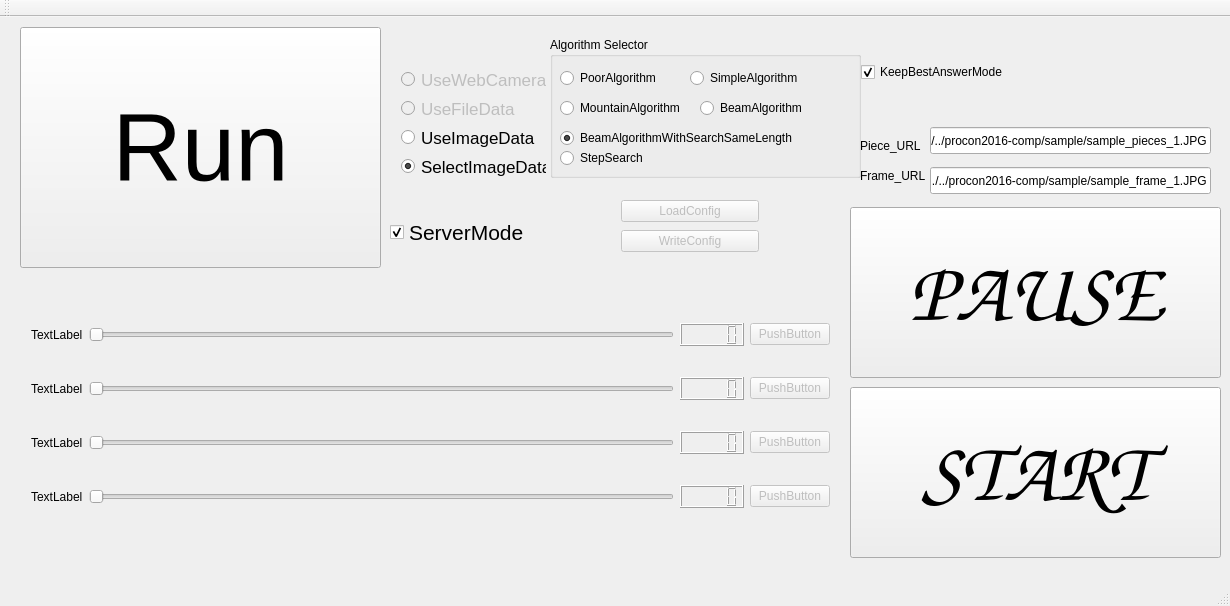
<?xml version="1.0" encoding="UTF-8"?>
<ui version="4.0">
 <class>Hazama</class>
 <widget class="QMainWindow" name="Hazama">
  <property name="geometry">
   <rect>
    <x>0</x>
    <y>0</y>
    <width>1230</width>
    <height>606</height>
   </rect>
  </property>
  <property name="windowTitle">
   <string>Hazama</string>
  </property>
  <widget class="QWidget" name="centralWidget">
   <widget class="QPushButton" name="RunButton">
    <property name="geometry">
     <rect>
      <x>20</x>
      <y>10</y>
      <width>361</width>
      <height>241</height>
     </rect>
    </property>
    <property name="font">
     <font>
      <pointsize>72</pointsize>
     </font>
    </property>
    <property name="text">
     <string>Run</string>
    </property>
   </widget>
   <widget class="QCheckBox" name="server_mode_radio">
    <property name="geometry">
     <rect>
      <x>390</x>
      <y>190</y>
      <width>181</width>
      <height>51</height>
     </rect>
    </property>
    <property name="font">
     <font>
      <pointsize>16</pointsize>
     </font>
    </property>
    <property name="text">
     <string>ServerMode</string>
    </property>
    <property name="checked">
     <bool>true</bool>
    </property>
   </widget>
   <widget class="QGroupBox" name="algorithmSelector">
    <property name="geometry">
     <rect>
      <x>550</x>
      <y>20</y>
      <width>311</width>
      <height>141</height>
     </rect>
    </property>
    <property name="title">
     <string>Algorithm Selector</string>
    </property>
    <widget class="QRadioButton" name="algo4">
     <property name="geometry">
      <rect>
       <x>10</x>
       <y>90</y>
       <width>281</width>
       <height>22</height>
      </rect>
     </property>
     <property name="text">
      <string>BeamAlgorithmWithSearchSameLength</string>
     </property>
     <property name="checked">
      <bool>true</bool>
     </property>
    </widget>
    <widget class="QRadioButton" name="algo3">
     <property name="geometry">
      <rect>
       <x>150</x>
       <y>60</y>
       <width>121</width>
       <height>22</height>
      </rect>
     </property>
     <property name="text">
      <string>BeamAlgorithm</string>
     </property>
    </widget>
    <widget class="QRadioButton" name="algo1">
     <property name="geometry">
      <rect>
       <x>140</x>
       <y>30</y>
       <width>131</width>
       <height>22</height>
      </rect>
     </property>
     <property name="text">
      <string>SimpleAlgorithm</string>
     </property>
    </widget>
    <widget class="QRadioButton" name="algo2">
     <property name="geometry">
      <rect>
       <x>10</x>
       <y>60</y>
       <width>141</width>
       <height>22</height>
      </rect>
     </property>
     <property name="text">
      <string>MountainAlgorithm</string>
     </property>
    </widget>
    <widget class="QRadioButton" name="algo0">
     <property name="geometry">
      <rect>
       <x>10</x>
       <y>30</y>
       <width>121</width>
       <height>22</height>
      </rect>
     </property>
     <property name="text">
      <string>PoorAlgorithm</string>
     </property>
     <property name="checked">
      <bool>false</bool>
     </property>
    </widget>
    <widget class="QRadioButton" name="algo5">
     <property name="geometry">
      <rect>
       <x>10</x>
       <y>110</y>
       <width>101</width>
       <height>22</height>
      </rect>
     </property>
     <property name="text">
      <string>StepSearch</string>
     </property>
    </widget>
   </widget>
   <widget class="QWidget" name="gridLayoutWidget">
    <property name="geometry">
     <rect>
      <x>20</x>
      <y>270</y>
      <width>821</width>
      <height>261</height>
     </rect>
    </property>
    <layout class="QGridLayout" name="gridLayout">
     <item row="2" column="4">
      <widget class="QPushButton" name="pushButton_3">
       <property name="enabled">
        <bool>false</bool>
       </property>
       <property name="text">
        <string>PushButton</string>
       </property>
      </widget>
     </item>
     <item row="3" column="1">
      <widget class="QSlider" name="horizontalSlider_4">
       <property name="enabled">
        <bool>false</bool>
       </property>
       <property name="orientation">
        <enum>Qt::Horizontal</enum>
       </property>
      </widget>
     </item>
     <item row="3" column="4">
      <widget class="QPushButton" name="pushButton_4">
       <property name="enabled">
        <bool>false</bool>
       </property>
       <property name="text">
        <string>PushButton</string>
       </property>
      </widget>
     </item>
     <item row="2" column="0">
      <widget class="QLabel" name="label_3">
       <property name="text">
        <string>TextLabel</string>
       </property>
      </widget>
     </item>
     <item row="0" column="1">
      <widget class="QSlider" name="horizontalSlider_1">
       <property name="enabled">
        <bool>false</bool>
       </property>
       <property name="orientation">
        <enum>Qt::Horizontal</enum>
       </property>
      </widget>
     </item>
     <item row="1" column="3">
      <widget class="QLCDNumber" name="lcdNumber_2"/>
     </item>
     <item row="2" column="3">
      <widget class="QLCDNumber" name="lcdNumber_3"/>
     </item>
     <item row="3" column="0">
      <widget class="QLabel" name="label_4">
       <property name="text">
        <string>TextLabel</string>
       </property>
      </widget>
     </item>
     <item row="3" column="3">
      <widget class="QLCDNumber" name="lcdNumber_4"/>
     </item>
     <item row="1" column="4">
      <widget class="QPushButton" name="pushButton_2">
       <property name="enabled">
        <bool>false</bool>
       </property>
       <property name="text">
        <string>PushButton</string>
       </property>
      </widget>
     </item>
     <item row="0" column="3">
      <widget class="QLCDNumber" name="lcdNumber_1"/>
     </item>
     <item row="1" column="0">
      <widget class="QLabel" name="label_2">
       <property name="text">
        <string>TextLabel</string>
       </property>
      </widget>
     </item>
     <item row="0" column="0">
      <widget class="QLabel" name="label_1">
       <property name="text">
        <string>TextLabel</string>
       </property>
      </widget>
     </item>
     <item row="1" column="1">
      <widget class="QSlider" name="horizontalSlider_2">
       <property name="enabled">
        <bool>false</bool>
       </property>
       <property name="orientation">
        <enum>Qt::Horizontal</enum>
       </property>
      </widget>
     </item>
     <item row="0" column="4">
      <widget class="QPushButton" name="pushButton_1">
       <property name="enabled">
        <bool>false</bool>
       </property>
       <property name="text">
        <string>PushButton</string>
       </property>
      </widget>
     </item>
     <item row="2" column="1">
      <widget class="QSlider" name="horizontalSlider_3">
       <property name="enabled">
        <bool>false</bool>
       </property>
       <property name="orientation">
        <enum>Qt::Horizontal</enum>
       </property>
      </widget>
     </item>
    </layout>
   </widget>
   <widget class="QWidget" name="verticalLayoutWidget">
    <property name="geometry">
     <rect>
      <x>390</x>
      <y>40</y>
      <width>167</width>
      <height>132</height>
     </rect>
    </property>
    <layout class="QVBoxLayout" name="verticalLayout">
     <item>
      <widget class="QRadioButton" name="useWebCamera">
       <property name="enabled">
        <bool>false</bool>
       </property>
       <property name="font">
        <font>
         <pointsize>13</pointsize>
        </font>
       </property>
       <property name="text">
        <string>UseWebCamera</string>
       </property>
       <property name="checkable">
        <bool>true</bool>
       </property>
       <property name="checked">
        <bool>false</bool>
       </property>
      </widget>
     </item>
     <item>
      <widget class="QRadioButton" name="useFileData">
       <property name="enabled">
        <bool>false</bool>
       </property>
       <property name="font">
        <font>
         <pointsize>13</pointsize>
        </font>
       </property>
       <property name="text">
        <string>UseFileData</string>
       </property>
      </widget>
     </item>
     <item>
      <widget class="QRadioButton" name="useImageData">
       <property name="font">
        <font>
         <pointsize>13</pointsize>
        </font>
       </property>
       <property name="text">
        <string>UseImageData</string>
       </property>
       <property name="checked">
        <bool>false</bool>
       </property>
      </widget>
     </item>
     <item>
      <widget class="QRadioButton" name="selectImageData">
       <property name="font">
        <font>
         <pointsize>13</pointsize>
        </font>
       </property>
       <property name="text">
        <string>SelectImageData</string>
       </property>
       <property name="checked">
        <bool>true</bool>
       </property>
      </widget>
     </item>
    </layout>
   </widget>
   <widget class="QWidget" name="verticalLayoutWidget_2">
    <property name="geometry">
     <rect>
      <x>610</x>
      <y>170</y>
      <width>160</width>
      <height>80</height>
     </rect>
    </property>
    <layout class="QVBoxLayout" name="verticalLayout_2">
     <item>
      <widget class="QPushButton" name="LoadConfig">
       <property name="enabled">
        <bool>false</bool>
       </property>
       <property name="text">
        <string>LoadConfig</string>
       </property>
      </widget>
     </item>
     <item>
      <widget class="QPushButton" name="WriteConfig">
       <property name="enabled">
        <bool>false</bool>
       </property>
       <property name="text">
        <string>WriteConfig</string>
       </property>
      </widget>
     </item>
    </layout>
   </widget>
   <widget class="QWidget" name="verticalLayoutWidget_3">
    <property name="geometry">
     <rect>
      <x>850</x>
      <y>20</y>
      <width>351</width>
      <height>71</height>
     </rect>
    </property>
    <layout class="QVBoxLayout" name="verticalLayout_3">
     <item>
      <widget class="QCheckBox" name="isKeepBestAnswerMode">
       <property name="enabled">
        <bool>true</bool>
       </property>
       <property name="text">
        <string>KeepBestAnswerMode</string>
       </property>
       <property name="checked">
        <bool>true</bool>
       </property>
      </widget>
     </item>
    </layout>
   </widget>
   <widget class="QLineEdit" name="pieceURL">
    <property name="geometry">
     <rect>
      <x>930</x>
      <y>110</y>
      <width>281</width>
      <height>27</height>
     </rect>
    </property>
    <property name="text">
     <string>./../../procon2016-comp/sample/sample_pieces_1.JPG</string>
    </property>
   </widget>
   <widget class="QLineEdit" name="franeURL">
    <property name="geometry">
     <rect>
      <x>930</x>
      <y>150</y>
      <width>281</width>
      <height>27</height>
     </rect>
    </property>
    <property name="text">
     <string>./../../procon2016-comp/sample/sample_frame_1.JPG</string>
    </property>
   </widget>
   <widget class="QLabel" name="label">
    <property name="geometry">
     <rect>
      <x>860</x>
      <y>120</y>
      <width>61</width>
      <height>17</height>
     </rect>
    </property>
    <property name="text">
     <string>Piece_URL</string>
    </property>
   </widget>
   <widget class="QLabel" name="label_5">
    <property name="geometry">
     <rect>
      <x>860</x>
      <y>150</y>
      <width>71</width>
      <height>17</height>
     </rect>
    </property>
    <property name="text">
     <string>Frame_URL</string>
    </property>
   </widget>
   <widget class="QPushButton" name="pushButton">
    <property name="geometry">
     <rect>
      <x>850</x>
      <y>190</y>
      <width>371</width>
      <height>171</height>
     </rect>
    </property>
    <property name="font">
     <font>
      <family>URW Chancery L</family>
      <pointsize>64</pointsize>
      <italic>true</italic>
     </font>
    </property>
    <property name="text">
     <string>PAUSE</string>
    </property>
   </widget>
   <widget class="QPushButton" name="pushButton_5">
    <property name="geometry">
     <rect>
      <x>850</x>
      <y>370</y>
      <width>371</width>
      <height>171</height>
     </rect>
    </property>
    <property name="font">
     <font>
      <family>URW Chancery L</family>
      <pointsize>64</pointsize>
      <italic>true</italic>
     </font>
    </property>
    <property name="text">
     <string>START</string>
    </property>
   </widget>
  </widget>
  <widget class="QMenuBar" name="menuBar">
   <property name="geometry">
    <rect>
     <x>0</x>
     <y>0</y>
     <width>1230</width>
     <height>17</height>
    </rect>
   </property>
  </widget>
  <widget class="QToolBar" name="mainToolBar">
   <attribute name="toolBarArea">
    <enum>TopToolBarArea</enum>
   </attribute>
   <attribute name="toolBarBreak">
    <bool>false</bool>
   </attribute>
  </widget>
  <widget class="QStatusBar" name="statusBar"/>
 </widget>
 <layoutdefault spacing="6" margin="11"/>
 <tabstops>
  <tabstop>useImageData</tabstop>
  <tabstop>server_mode_radio</tabstop>
  <tabstop>algo4</tabstop>
  <tabstop>algo3</tabstop>
  <tabstop>algo1</tabstop>
  <tabstop>algo2</tabstop>
  <tabstop>algo0</tabstop>
  <tabstop>horizontalSlider_1</tabstop>
  <tabstop>horizontalSlider_3</tabstop>
  <tabstop>pushButton_2</tabstop>
  <tabstop>pushButton_3</tabstop>
  <tabstop>horizontalSlider_4</tabstop>
  <tabstop>pushButton_1</tabstop>
  <tabstop>pushButton_4</tabstop>
  <tabstop>horizontalSlider_2</tabstop>
  <tabstop>RunButton</tabstop>
  <tabstop>useWebCamera</tabstop>
 </tabstops>
 <resources/>
 <connections>
  <connection>
   <sender>pushButton</sender>
   <signal>clicked()</signal>
   <receiver>Hazama</receiver>
   <slot>pauseClicked()</slot>
   <hints>
    <hint type="sourcelabel">
     <x>1002</x>
     <y>317</y>
    </hint>
    <hint type="destinationlabel">
     <x>808</x>
     <y>265</y>
    </hint>
   </hints>
  </connection>
  <connection>
   <sender>pushButton_5</sender>
   <signal>clicked()</signal>
   <receiver>Hazama</receiver>
   <slot>startClicked()</slot>
   <hints>
    <hint type="sourcelabel">
     <x>1012</x>
     <y>473</y>
    </hint>
    <hint type="destinationlabel">
     <x>766</x>
     <y>297</y>
    </hint>
   </hints>
  </connection>
 </connections>
 <slots>
  <slot>pauseClicked()</slot>
  <slot>startClicked()</slot>
 </slots>
</ui>
